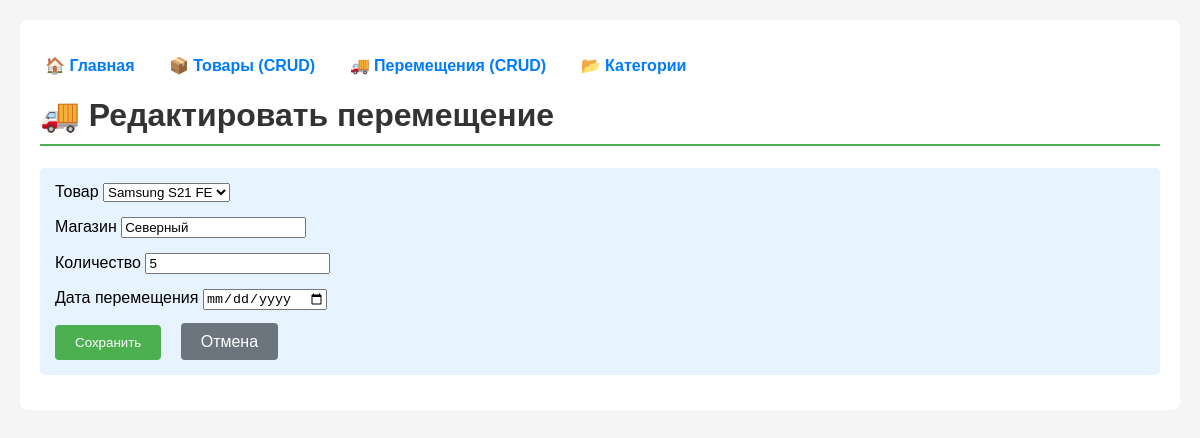
The page /movements/1/update/ on the database as committed earlier.
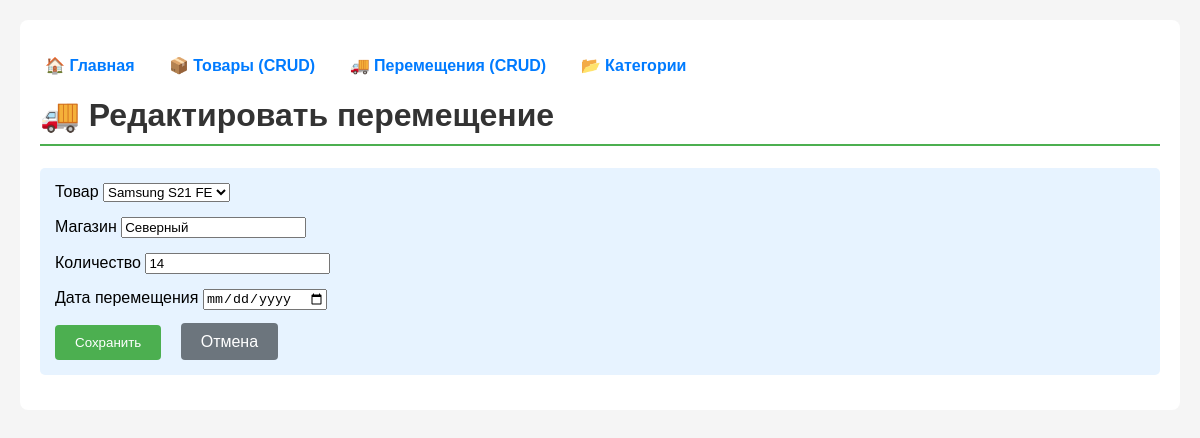
The same page on the database as committed later.
### firstapp_var_6/models.py (models this page shows, shortened)
class Movement(models.Model):
    product = models.ForeignKey(Product, on_delete=models.CASCADE)
    store = models.CharField(max_length=100)
    quantity = models.IntegerField()
    date = models.DateField()
    class Meta:
        ordering = ['-date']

### firstapp_var_6/views.py (the view)
# urls.py: path('movements/<int:pk>/update/', views.movement_update, name='movement_update'),
def movement_update(request, pk):
    movement = get_object_or_404(Movement, pk=pk)
    if request.method == 'POST':
        form = MovementForm(request.POST, instance=movement)
        if form.is_valid():
            form.save()
            return redirect('firstapp_var_6:movement_list')
    else:
        form = MovementForm(instance=movement)
    return render(request, 'movements/movement_form.html', {
        'form': form,
        'page_title': 'Редактировать перемещение',
        'action': 'update'
    })

### firstapp_var_6/forms.py
class MovementForm(forms.ModelForm):
    class Meta:
        model = Movement
        fields = ['product', 'store', 'quantity', 'date']
        widgets = {
            'date': forms.DateInput(attrs={'type': 'date'}),
        }
        labels = {
            'product': 'Товар',
            'store': 'Магазин',
            'quantity': 'Количество',
            'date': 'Дата перемещения',
        }

### firstapp_var_6/models.py (called while the page is built)
    def __str__(self):
        return self.name

### templates/movements/movement_form.html (shortened to what this page needs)
{% extends 'base.html' %}
{% block content %}
    <h1>🚚 {{ page_title }}</h1>
    <div class="stats">
        <form method="post">
            {% for field in form %}
            <div style="margin-bottom: 15px;">
                <label>{{ field.label }}</label>
                {{ field }}
            </div>
            {% endfor %}
            <button type="submit" style="
                background: #4CAF50;
                color: white;
                padding: 10px 20px;
                border: none;
                border-radius: 4px;
                cursor: pointer;
                margin-right: 10px;
            ">
                {% if action == 'create' %}Создать{% else %}Сохранить{% endif %}
            </button>
            <a href="{% url 'firstapp_var_6:movement_list' %}" style="
                background: #6c757d;
                color: white;
                padding: 10px 20px;
                text-decoration: none;
                border-radius: 4px;
            ">
                Отмена
            </a>
        </form>
    </div>
{% endblock %}

Rows that differ between the two databases and show on the page:
changed Movement "Samsung S21 FE": quantity "5" → "14"
